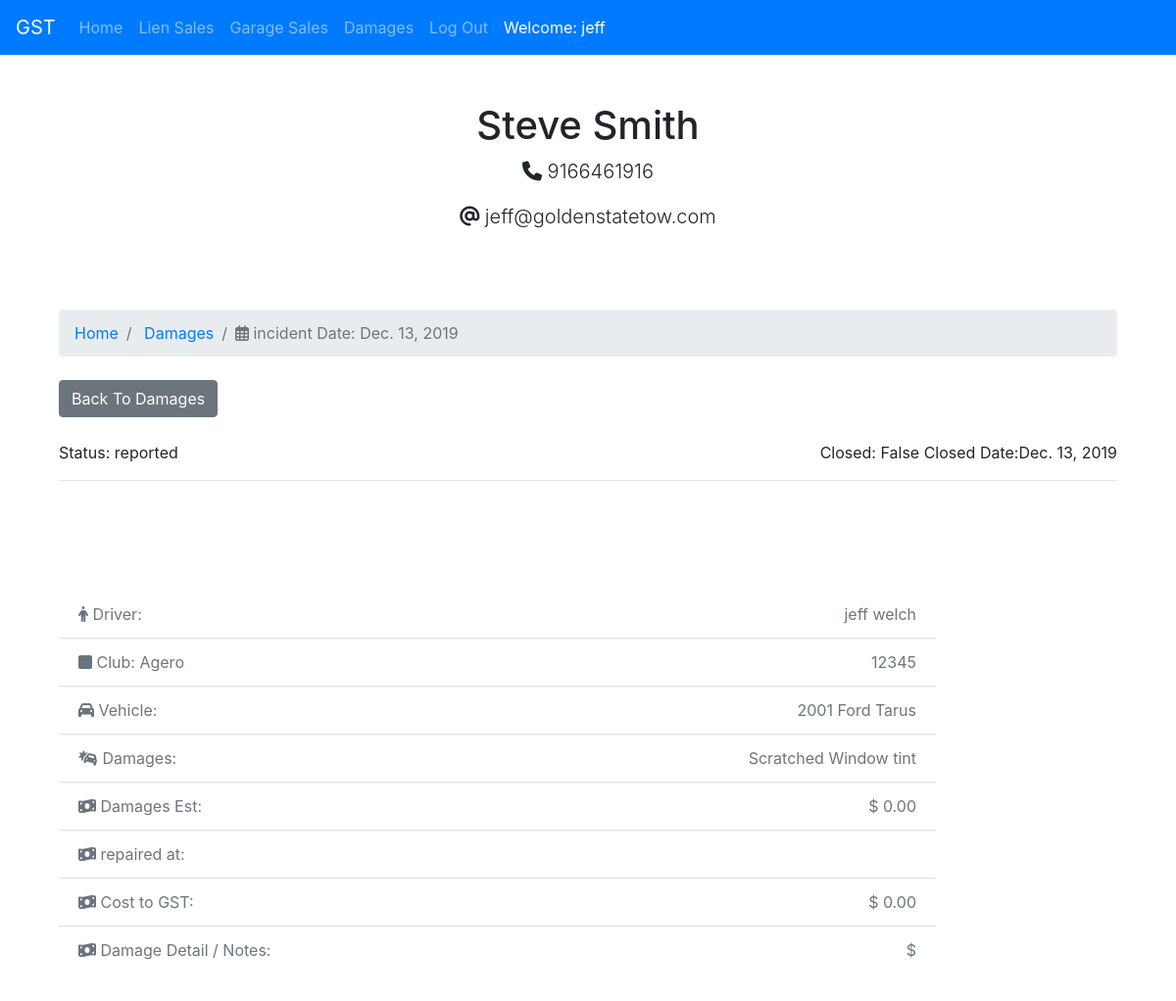
Screenshot of /damages/3/ (signed in) with the database file from the repository.
### damages/models.py (models this page shows, shortened)
class Damage(models.Model):
  driver              = models.ForeignKey(Driver, on_delete=models.DO_NOTHING)
  date_of_incident    = models.DateField(blank=True)
  club                = models.CharField(blank=True, max_length=120)
  call_num            = models.IntegerField(blank=True)
  customer_email      = models.CharField(blank=True, max_length=120)
  cust_name           = models.CharField(blank=True, max_length=120)
  cust_phone          = models.CharField(blank=True, max_length=120)
  vehicle             = models.CharField(max_length=120)
  damages             = models.CharField(blank=True, max_length=120)
  damage_notes        = models.TextField(blank=True)
  status              = models.CharField(max_length=120, default='Reported', choices=DAMAGE_STATUS_CHOICES)
  cost_to_gst         = models.DecimalField(default=0.00, max_digits=10, decimal_places=2)
  repaired_at         = models.CharField(blank=True, max_length=120)
  closed              = models.BooleanField(default=False)
  closed_date         = models.DateField(blank=True)
  damages_est         = models.DecimalField(default=0.00, max_digits=10, decimal_places=2)
  estimate            = models.FileField(upload_to='damages/', blank=True)
  driver_statement    = models.FileField(upload_to='damages/', blank=True)
  damage_main         = models.ImageField(upload_to='damages/', blank=True)
  damage_2            = models.ImageField(upload_to='damages/', blank=True)
  damage_3            = models.ImageField(upload_to='damages/', blank=True)
  damage_4            = models.ImageField(upload_to='damages/', blank=True)
  damage_5            = models.ImageField(upload_to='damages/', blank=True)
  damage_6            = models.ImageField(upload_to='damages/', blank=True)
  damage_7            = models.ImageField(upload_to='damages/', blank=True)
  damage_8            = models.ImageField(upload_to='damages/', blank=True)
  damage_9            = models.ImageField(upload_to='damages/', blank=True)
  objects = DamagesManager()

### drivers/models.py (models this page shows)
class Driver(models.Model):
  name      = models.CharField(max_length=200)
  phone     = models.CharField(max_length=20)
  email     = models.CharField(max_length=50)
  cell      = models.CharField(max_length=20, blank=True, null=True)
  cdl       = models.CharField(max_length=20, blank=True, null=True)
  cdlexp    = models.DateField(blank=True, null=True)
  tsac      = models.DateField(blank=True, null=True)
  wm23      = models.DateField(blank=True, null=True)
  wm45      = models.DateField(blank=True, null=True)
  wm67      = models.DateField(blank=True, null=True)
  wm89      = models.DateField(blank=True, null=True)
  hireDate  = models.DateField(blank=True, null=True)
  def __str__(self):
    return self.name

### damages/views.py (the view)
# urls.py: path('<pk>/', damage_detail_view, name='detail'),
def damage_detail_view(request, pk=None, *args, **kwargs):
  instance = Damage.objects.get_by_id(pk)
  if instance is None:
    raise Http404("Damage does not Exsist!")
  context = {
    'title': 'Damage Details',
    'object': instance
  }
  return render(request, "damages/detail.html", context)

### damages/models.py (called while the page is built)
  def get_by_id(self,id):
    qs = self.get_queryset().filter(id=id)
    if qs.count() == 1:
      return qs.first()
    return None

### templates/damages/detail.html (shortened to what this page needs)
{% extends "base.html" %}
{% load humanize %}
{% load static %}
{% block content %}
{% if request.user.is_authenticated %}
<div class="container">
  <section id="showcase-inner" class="py-5">
    <div class="container">
      <div class="row text-center">
        <div class="col-md-12">
          <h1>{{object.cust_name}} </h1>
          <p class="lead">
            <i class="fas fa-phone"></i> {{object.cust_phone}}</p>
          <p class="lead">
            <i class="fas fa-at"></i> {{object.customer_email}}</p>
        </div>
      </div>
    </div>
  </section>
  <section id="bc" class="mt-3">
    <div class="container">
      <nav>
        <ol class="breadcrumb">
          <li class="breadcrumb-item">
            <a href="{% url 'home' %}">Home</a>
          </li>
          <li class="breadcrumb-item">
            <a href="{% url 'damages:list' %}">Damages</a>
          </li>
          <li class="breadcrumb-item active"><i class="far fa-calendar-alt"></i> incident Date:
            {{ object.date_of_incident }} </li>
        </ol>
      </nav>
    </div>
  </section>
  <section id="listing" class="py-2">
    <div class="container mr-auto ml-auto">
      <a href="{% url 'damages:list' %}" class="btn btn-secondary mb-4">Back To Damages</a>
      <div class="row">
        <div class="col ">
          Status: {{ object.status }} <span class="float-right"> Closed: {{ object.closed }} Closed
            Date:{{ object.closed_date }}</span>
          <hr>
        </div>
        <div class="col-md-12 ml-auto mr-auto">
          <div class="row mb-5 thumbs">
            <div class="col-md-2">
              {% if object.damage_2 %}
            </div>
            {% endif %}
            {% if object.damage_3 %}
            <div class="col-md-2">
            </div>{% endif %}
            {% if object.damage_4 %}
            <div class="col-md-2">
            </div>
            {% endif %}
          </div>
          <div class="row mb-5 fields">
            <div class="col-md-10">
              <ul class="list-group list-group-flush">
                <li class="list-group-item text-secondary">
                  <i class="fas fa-male"></i> Driver:
                  <span class="float-right">{{ object.driver}}</span>
                </li>
                <li class="list-group-item text-secondary">
                  <i class="fas fa-square"></i> Club:
                  {{ object.club }}
                  <span class="float-right">{{ object.call_num }}
                  </span>
                </li>
                <li class="list-group-item text-secondary">
                  <i class="fas fa-car"></i> Vehicle:
                  <span class="float-right">{{ object.vehicle }}</span>
                </li>
                <li class="list-group-item text-secondary">
                  <i class="fas fa-car-crash"></i> Damages:
                  <span class="float-right">{{ object.damages }}
                  </span>
                </li>
                <li class="list-group-item text-secondary">
                  <i class="fas fa-money-bill-wave"></i> Damages Est:
                  <span class="float-right">$ {{ object.damages_est }}
                  </span>
                </li>
                <li class="list-group-item text-secondary">
                  <i class="fas fa-money-bill-wave"></i> repaired at:
                </li>
                <li class="list-group-item text-secondary">
                  <i class="fas fa-money-bill-wave"></i> Cost to GST:
                  <span class="float-right">$ {{ object.cost_to_gst }}
                  </span>
                </li>
                <li class="list-group-item text-secondary">
                    <i class="fas fa-money-bill-wave"></i> Damage Detail / Notes:
                    <span class="float-right">$ {{ object.damage_notes }}
                    </span>
                  </li>
              </ul>
            </div>
          </div>
        </div>
      </div>
    </div>
  </section>
</div>
{% endif %}
{% endblock %}

### templates/base/navbar.html (shortened to what this page needs)
{% url 'home' as home_url %}
{% url 'liens:list'  as lien_url %}
{% url 'garage:list'  as garage_url %}
{% url 'damages:list'  as damage_url %}
{% url 'login' as login_url %}
{% url 'logout' as logout_url %}
<nav class="navbar navbar-expand-lg navbar-dark bg-primary">
    <a class="navbar-brand" href="{{ home_url }}">GST</a>
    <div class="collapse navbar-collapse" id="navbarNavAltMarkup">
      <div class="navbar-nav">
        <a class="nav-item nav-link {% if request.path == home_url %}active{% endif %}" href="{{ home_url }}">Home <span class="sr-only">(current)</span></a>
        <a class="nav-item nav-link {% if request.path == lien_url %}active{% endif %}" href="{{ lien_url }}">Lien Sales</a>
        <a class="nav-item nav-link {% if request.path == garage_url %}active{% endif %}" href="{{ garage_url }}">Garage Sales</a>
        {% if request.user.is_authenticated %}
        <a class="nav-item nav-link {% if request.path == damage_url %}active{% endif %}" href="{{ damage_url }}">Damages</a>
        <a class="nav-item nav-link {% if request.path == logout_url %}active{% endif %}" href="{{ logout_url }}">Log Out</a>
        <a class="nav-item nav-link active" href="#"> Welcome: {{request.user}}</a>
        {% else %}
        <a class="nav-item nav-link {% if request.path == login_url %}active{% endif %}" href="{{ login_url }}">Login</a>
        {% endif %}
      </div>
    </div>
  </nav>

### rows the page displays
Damage: cust_name "Steve Smith", cust_phone "9166461916", customer_email "jeff@goldenstatetow.com", date_of_incident "Dec. 13, 2019", status "reported", closed "False", closed_date "Dec. 13, 2019", driver "jeff welch", club "Agero", call_num "12345", vehicle "2001 Ford Tarus", damages "Scratched Window tint", damages_est "0.00", cost_to_gst "0.00"

### other values shown
{{ request.user }} "jeff"
